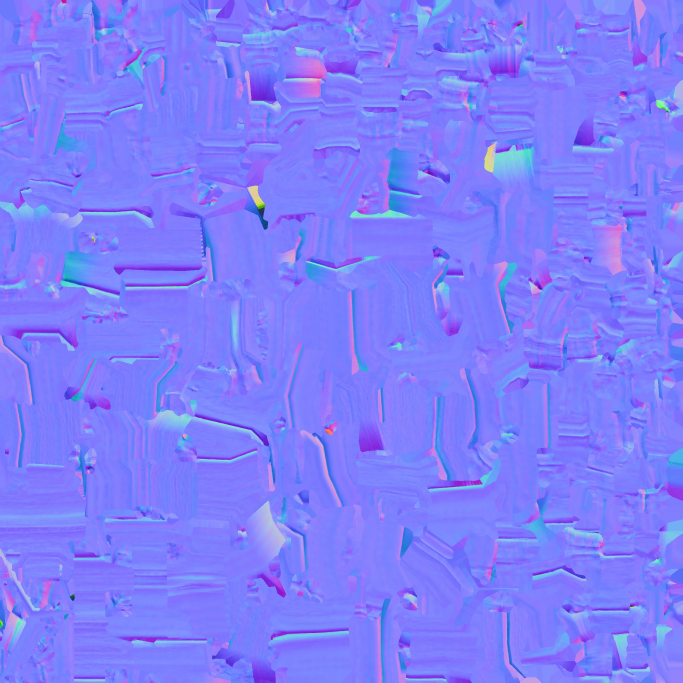
#> input picture Assets/JH/Prefab/Wall_Blue/Image_2.jpg, 2048 x 2048 px (shown at 1/3 size)
$ python campaign-contact-sheet.py out.png ../Assets/JH/Prefab/Wall_Blue/Image_2.jpg
#> lines starting #> are read from the running program, lines starting #| are printed output that depends on the picture
"""Contact sheet of actual unretouched GameView captures for visual inspection."""
import argparse
from pathlib import Path
import sys
sys.path.insert(0,str(Path('tmp/ten-run-review-2026-09-22/pythonlib').resolve()))
from PIL import Image, ImageDraw
parser=argparse.ArgumentParser();parser.add_argument('output');parser.add_argument('files',nargs='+');args=parser.parse_args()
dest=Path(args.output)
if dest.exists():raise FileExistsError(dest)
width=320;height=734;columns=min(4,len(args.files));rows=(len(args.files)+columns-1)//columns
sheet=Image.new('RGB',(width*columns,height*rows),(18,25,34));draw=ImageDraw.Draw(sheet)
#> after `sheet = Image.new('RGB', (width * columns, height * rows), (18, 25, 34`:
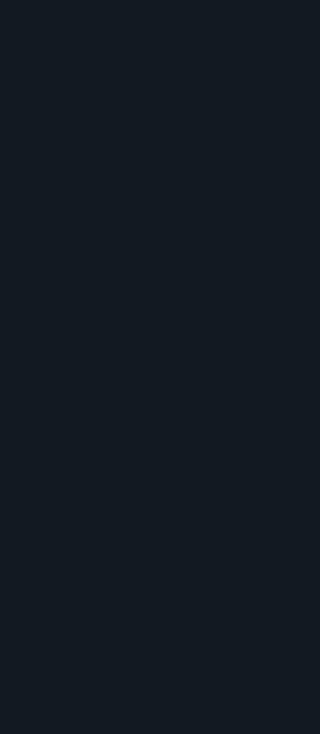
#> sheet: PIL image 320x734 RGB; mean R, G, B 18, 25, 34
for i,file in enumerate(args.files):
    p=Path(file);img=Image.open(p).convert('RGB');img.thumbnail((width,height-42));x=i%columns*width;y=i//columns*height
#> further down, img is the input picture: PIL image 2048x2048 RGB; mean R, G, B 127, 127.2, 251.1
#> after `img.thumbnail((width, height - 42))`:
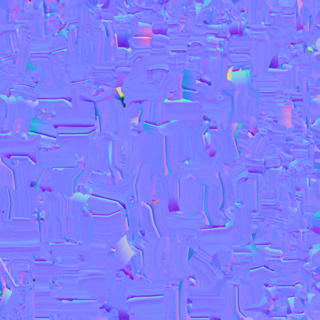
#> img: PIL image 320x320 RGB; mean R, G, B 126.9, 127.1, 251
    sheet.paste(img,(x,y));draw.text((x+4,y+height-36),p.parent.name+'/'+p.name,fill='white')
#> after `sheet.paste(img, (x, y))`:
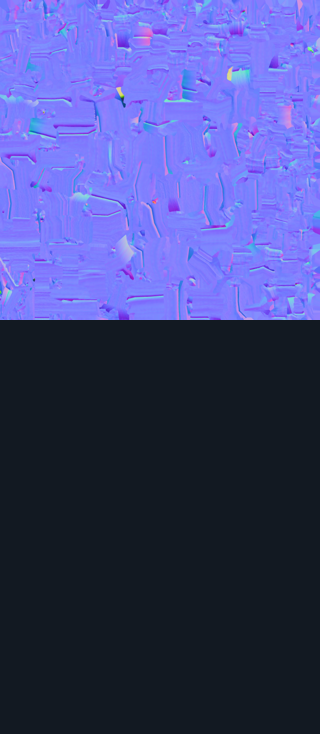
#> sheet: PIL image 320x734 RGB; mean R, G, B 65.5, 69.5, 128.6
dest.parent.mkdir(parents=True,exist_ok=True);sheet.save(dest);print(dest)
#> after `dest.parent.mkdir(parents=True, exist_ok=True)`:
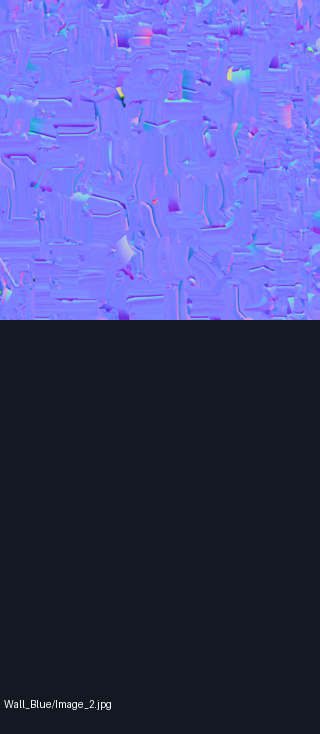
#> saved as out.png: PIL image 320x734 RGB; mean R, G, B 65.7, 69.8, 128.9
